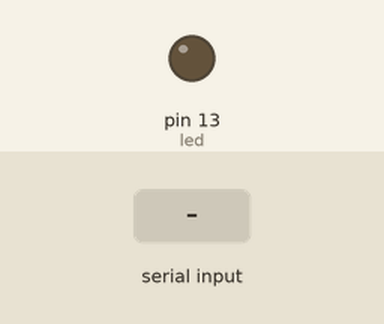
This sketch was run on a simulated Arduino Uno, built with avr-gcc and run on an emulated ATmega328P. Shown: output pins drawn as LEDs (lit = HIGH). Dashed ring = blinking. Inputs (shaded band) come from the test bench.

Above: at 1.2 s.
1.3 s: byte 30 received over Serial
At 1.4 s:
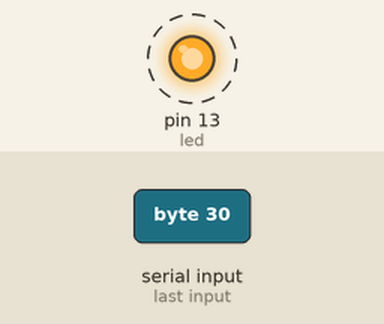
Timing chart, 0 to 10.3 s (numbered marks = the images above; inputs shaded):
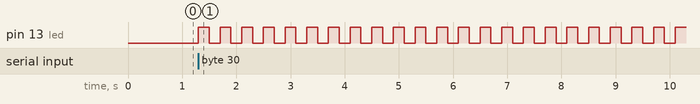

Measured:
- after the input at 1.3 s, pin 13 (led): alternates HIGH for 0.20 s and LOW for 0.20 s, starting at once

The sketch:

challenge1.ino
```cpp
int led = 13; //not necessary

void setup() {
  // initialize the digital pin as an output.
  pinMode(led, OUTPUT);
  Serial.begin(115200);
}

// the loop routine runs over and over again forever:
void loop() {
  if (Serial.available() > 0) {
    int flashes = Serial.read() % 48;
    for (int i = 0; i < flashes; i++) {
      digitalWrite(led, HIGH);
      delay(200);
      digitalWrite(led, LOW);
      delay(200);
    }
  }
}
```
